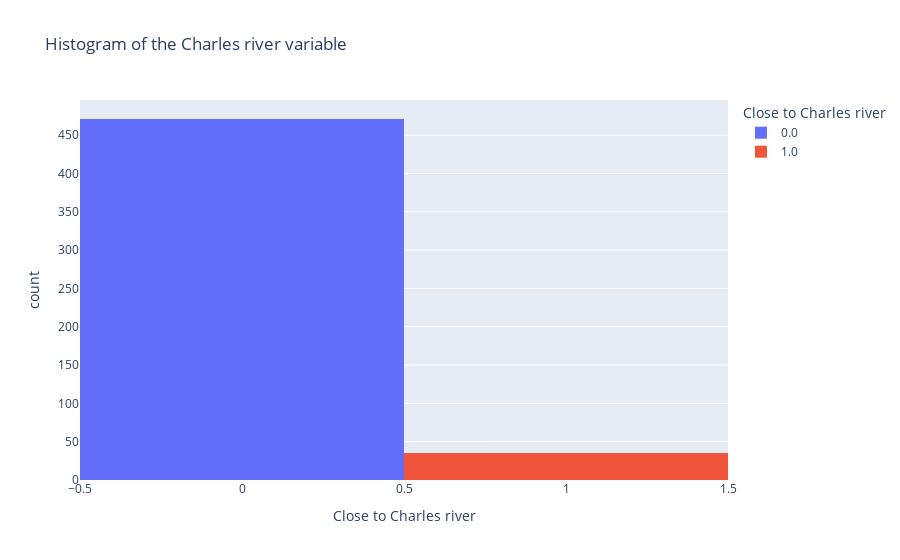

Here is the notebook cell this chart was saved with:
### Code cell
px.histogram(boston_df, x='CHAS', color='CHAS', labels={'CHAS':'Close to Charles river'}, 
            title=' Histogram of the Charles river variable')

### Figure 1 — Plotly figure (JSON) as saved in the notebook; plotly's stock layout.template omitted (floating-point values rounded to 4 significant figures; data arrays with more than 128 entries replaced by an {"elided": "..."} marker saying what was removed)
{"data": [{"alignmentgroup": "True", "bingroup": "x", "hovertemplate": "Close to Charles river=%{x}<br>count=%{y}<extra></extra>", "legendgroup": "0.0", "marker": {"color": "#636efa"}, "name": "0.0", "offsetgroup": "0.0", "orientation": "v", "showlegend": true, "type": "histogram", "x": {"elided": "471 int values"}, "xaxis": "x", "yaxis": "y"}, {"alignmentgroup": "True", "bingroup": "x", "hovertemplate": "Close to Charles river=%{x}<br>count=%{y}<extra></extra>", "legendgroup": "1.0", "marker": {"color": "#EF553B"}, "name": "1.0", "offsetgroup": "1.0", "orientation": "v", "showlegend": true, "type": "histogram", "x": [1, 1, 1, 1, 1, 1, 1, 1, 1, 1, 1, 1, 1, 1, 1, 1, 1, 1, 1, 1, 1, 1, 1, 1, 1, 1, 1, 1, 1, 1, 1, 1, 1, 1, 1], "xaxis": "x", "yaxis": "y"}], "layout": {"barmode": "relative", "legend": {"title": {"text": "Close to Charles river"}, "tracegroupgap": 0}, "title": {"text": " Histogram of the Charles river variable"}, "xaxis": {"anchor": "y", "categoryarray": [0, 1], "categoryorder": "array", "domain": [0, 1], "title": {"text": "Close to Charles river"}}, "yaxis": {"anchor": "x", "domain": [0, 1], "title": {"text": "count"}}}}
